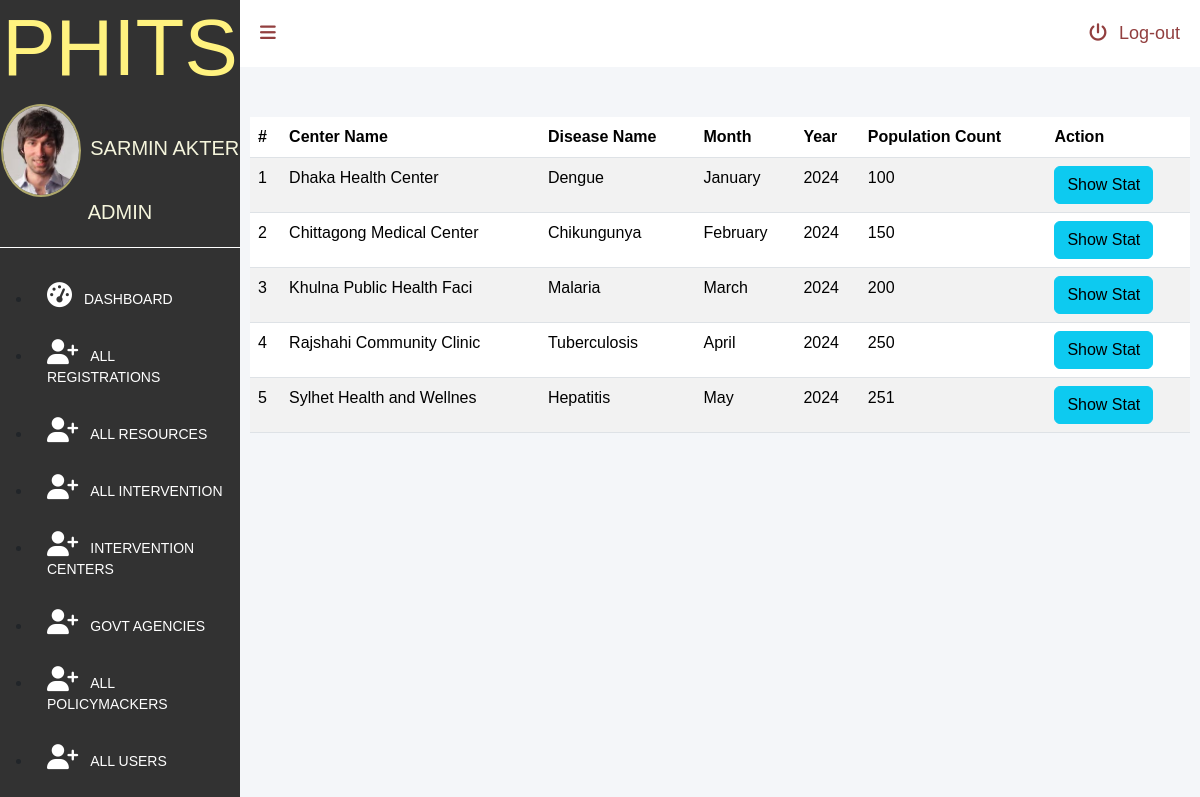
Screenshot of /admin/test-stat.php (signed in) with the database file from the repository.
### tables this page shows
CREATE TABLE `users`  (
  `userId` int(11) NOT NULL AUTO_INCREMENT,
  `name` varchar(255) NULL DEFAULT NULL,
  `username` varchar(255) NULL DEFAULT NULL,
  `role` varchar(255) NULL DEFAULT NULL,
  `password` varchar(255) NULL DEFAULT NULL,
  `email` varchar(255) NULL DEFAULT NULL,
  PRIMARY KEY (`userId`) USING BTREE
);

CREATE TABLE `teststat`  (
  `centerID` char(5) NOT NULL,
  `diseaseID` char(5) NOT NULL,
  `month` varchar(20) NOT NULL,
  `year` int(11) NOT NULL,
  `population_count` int(11) NOT NULL,
  PRIMARY KEY (`centerID`, `diseaseID`) USING BTREE,
  INDEX `stat_FK2`(`diseaseID`) USING BTREE,
  CONSTRAINT `teststat_ibfk_1` FOREIGN KEY (`centerID`) REFERENCES `interventioncentre_t` (`centerID`) ON DELETE RESTRICT ON UPDATE RESTRICT,
  CONSTRAINT `teststat_ibfk_2` FOREIGN KEY (`diseaseID`) REFERENCES `disease_t` (`diseaseID`) ON DELETE RESTRICT ON UPDATE RESTRICT
);

CREATE TABLE `interventioncentre_t`  (
  `centerID` char(5) NOT NULL,
  `centreName` varchar(25) NOT NULL,
  `centreEmail` varchar(25) NULL DEFAULT NULL,
  `centreContact` varchar(13) NULL DEFAULT NULL,
  `centreType` varchar(255) NULL DEFAULT NULL,
  `area` varchar(255) NULL DEFAULT NULL,
  `password` varchar(255) NULL DEFAULT NULL,
  `role` varchar(255) NULL DEFAULT NULL,
  PRIMARY KEY (`centerID`) USING BTREE
);

CREATE TABLE `disease_t`  (
  `diseaseID` char(5) NOT NULL,
  `diseaseName` varchar(30) NULL DEFAULT NULL,
  PRIMARY KEY (`diseaseID`) USING BTREE
);

### admin/test-stat.php (the view, shortened to what this page needs)
<?php
  require_once '../lib/database.php';
 ?>
<!DOCTYPE html>
<html lang="en">
<head>
    <link href="https://cdn.jsdelivr.net/npm/bootstrap@5.3.3/dist/css/bootstrap.min.css" rel="stylesheet">
    <link rel="stylesheet" href="dashboard.css">
</head>
<body>
<div id="dashboardMainContainer">
    <?php include('partials/sidebar.php')?>
    <div class="dashboard_content_container" id="dashboard_content_container">
        <?php include('partials/topnav.php')?>
        <div class="dashboard_content">
            <table class="table table-striped">
              <thead>
                  <tr>
                      <th>#</th>
                      <th>Center Name</th>
                      <th>Disease Name</th>
                      <th>Month</th>
                      <th>Year</th>
                      <th>Population Count</th>
                      <th>Action</th>
                  </tr>
              </thead>
              <tbody>
                <?php
                  $sql = "SELECT
                          teststat.*,
                          `disease_t`.diseaseName,
                          `interventioncentre_t`.centreName
                        FROM
                          interventioncentre_t
                          INNER JOIN
                          teststat
                          ON
                            `interventioncentre_t`.centerID = `teststat`.centerID
                          INNER JOIN
                          disease_t
                          ON
                            `disease_t`.diseaseID = `teststat`.diseaseID";
                  $result = $conn->query($sql);
                  if ($result->num_rows > 0) {
                    $i = 0;
                    while($row = $result->fetch_assoc()) {
                    $i++;
                    ?>
                    <tr>
                      <td><?php echo $i; ?></td>
                      <td><?=$row["centreName"]; ?></td>
                      <td><?=$row["diseaseName"]; ?></td>
                      <td><?=$row["month"]; ?></td>
                      <td><?=$row["year"]; ?></td>
                      <td><?=$row["population_count"]; ?></td>
                      <td>
                      <a class="btn btn-info" href='../admin/show-stats.php?editId=<?=$row["centerID"]; ?>'>Show Stat</a>
                      </td>
                    </tr>
                    <?php
                    }
                  } else {
                      echo "0 results";
                  }
                 ?>
              </tbody>
            </table>
        </div>
       </div>
    </div>
</body>
</html>

### admin/partials/sidebar.php (shortened to what this page needs)
<?php
require_once '../lib/database.php';
if(isset($_SESSION['userId'])) {
    $userId = $_SESSION['userId'];
    $ustmt = $conn->prepare("SELECT * FROM `users` WHERE userId = ?");
    $ustmt->bind_param("s", $userId);
    $ustmt->execute();
    $allUsersResult = $ustmt->get_result();
    $allUsers = $allUsersResult->fetch_all(MYSQLI_ASSOC)[0];
} else {
    header("Location: index.php");
    exit();
}
?>
<div class="dashboard_sidebar" id="dashboard_sidebar">
            <h3 class="dashboard_logo" id="dashboard_logo">PHITS</h3>
             <div class="dashboard_sidebar_user" >
              <img src="userimage.jpg" alt="User image."  id="userimage">
              <?php
                    $userName = "";
                    $role = "";
                    if (isset($allUsers["name"])) {
                        $userName = $allUsers["name"];
                        $role = $allUsers["role"];
                    }elseif (isset($allPolicymakers["policymakerName"])) {
                       $userName =$allPolicymakers["policymakerName"];
                       $role =$allPolicymakers["role"];
                    }elseif (isset($allIntervention["centreName"])) {
                       $userName =$allIntervention["centreName"];
                       $role =$allIntervention["role"];
                    }elseif (isset($allAgencies["agencyName"])) {
                        $userName =$allAgencies["agencyName"];
                        $role = "Govt Agency";
                     }
                ?>
              <span>
                <?=$userName;?>
               </span>
               <span>
                   <?=$role;?>
               </span>
            </div>
            <div class="dashboard_sidebar_menus">
                <ul class="dashboard_menus_lists" >
                    <li >
                        <a href="./dashboard.php" ><i class="fa fa-dashboard"></i><span class="menuText">Dashboard</span></a>
                    </li>
                    <?php
                    if ((isset($allUsers['role']) && $allUsers['role'] == 'admin')) {
                    ?>
                    <li >
                        <a href="reg-users.php" ><i class="fa fa-user-plus"></i><span class="menuText">All Registrations</span></a>
                    </li>
                    <?php
                    }
                        if ((isset($allUsers['role']) && $allUsers['role'] == 'admin') || (isset($allIntervention['role']) && $allIntervention['role'] == 'intervention') || (isset($allPolicymakers['role']) && $allPolicymakers['role'] == 'policymaker') || (isset($allAgencies['role']) && $allAgencies['role'] == 'ageny')) {
                     ?>
                    <li>
                        <a href="all-resources.php" ><i class="fa fa-user-plus"></i><span class="menuText">All Resources</span></a>
                    </li>
                    <li>
                        <a href="all-intervention.php" ><i class="fa fa-user-plus"></i><span class="menuText">All Intervention</span></a>
                    </li>
                    <li>
                       <a href="intervention-centers.php" ><i class="fa fa-user-plus"></i><span class="menuText">Intervention Centers</span></a>
                    </li>
                    <li>
                       <a href="gov-agencies.php" ><i class="fa fa-user-plus"></i><span class="menuText">Govt Agencies</span></a>
                    </li>
                    <?php
                    }
                        if ((isset($allUsers['role']) && $allUsers['role'] == 'admin') || (isset($allPolicymakers['role']) && $allPolicymakers['role'] == 'policymaker')) {
                     ?>
                    <li>
                        <a href="policymacker.php" ><i class="fa fa-user-plus"></i><span class="menuText">All Policymackers</span></a>
                    </li>
                    <?php
                    }
                        if ((isset($allUsers['role']) && $allUsers['role'] == 'admin')) {
                     ?>
                     <li>
                         <a href="all-users.php" ><i class="fa fa-user-plus"></i><span class="menuText">All Users</span></a>
                    </li>
                    <?php } ?>
                </ul>
            </div>
        </div>

### admin/dashboard.css (style rules this page uses)
* { font-family: 'Poppins', sans-serif; margin:0; padding:0; box-sizing: border-box; outline: none; text-decoration: none; }
#dashboardMainContainer { display: flex; flex-direction: row; }
div.dashboard_sidebar { width:20%; background: #323232; height:150vh ; }
div.dashboard_content_container { width:80%; background: #f4f6f9; }
h3.dashboard_logo { color: #fff27f; font-size: 80px; text-align: center; }
div.dashboard_sidebar_user { text-align:center; position: relative; padding-bottom:20px ; border-bottom: 1px solid #fff }
div.dashboard_sidebar_user img { width:80px; display: inline-block; border-radius: 50%; border:2px solid #aea76b; margin-right: 5px; vertical-align: middle; }
div.dashboard_sidebar_user span { top: 20%; font-size: 20px; text-transform:uppercase; color:beige; display: inline-block; }
ul.dashboard_menus_lists { margin-top: 20px; }
ul.dashboard_menus_lists li { padding: 15px 15px; text-transform: uppercase; }
ul.dashboard_menus_lists li a { text-decoration: none; color: #fff; font-size: 14px; display: block; }
ul.dashboard_menus_lists li a i { font-size: 25px; }
.fa { padding-right: 12px; }
div.dashboard_content { padding: 50px 10px 10px 10px; }

### rows the page displays
users: name "SARMIN AKTER", role "ADMIN"
teststat: centerID.centreName "Dhaka Health Center", diseaseID.diseaseName "Dengue", month "January", year "2024", population_count "100"
teststat: centerID.centreName "Chittagong Medical Center", diseaseID.diseaseName "Chikungunya", month "February", year "2024", population_count "150"
teststat: centerID.centreName "Khulna Public Health Faci", diseaseID.diseaseName "Malaria", month "March", year "2024", population_count "200"
teststat: centerID.centreName "Rajshahi Community Clinic", diseaseID.diseaseName "Tuberculosis", month "April", year "2024", population_count "250"
teststat: centerID.centreName "Sylhet Health and Wellnes", diseaseID.diseaseName "Hepatitis", month "May", year "2024", population_count "251"
